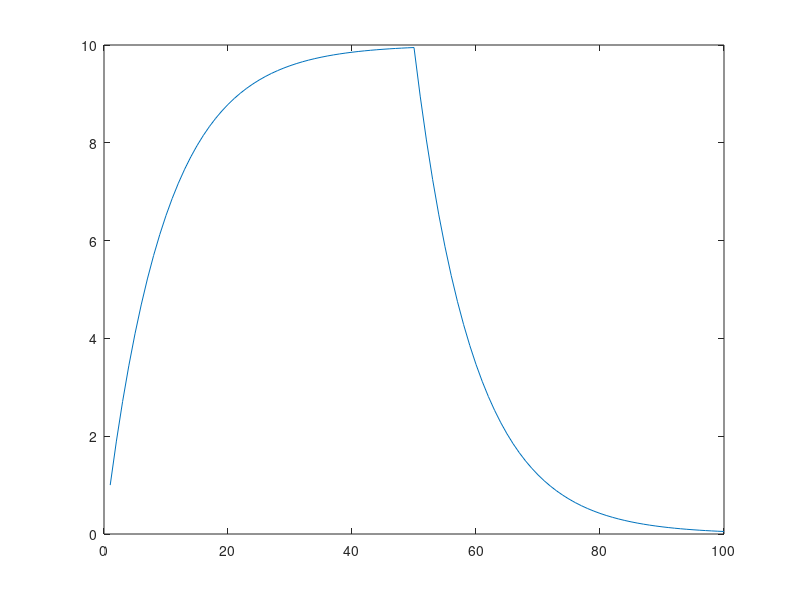

This chart was generated by the following MATLAB code:
% leaky accumulator model, no competition, single unit
% single output unit being driven by a constant input
I = 1; % input (sum(Ai*wij))
leakage = 0.1; % leakage, decay rate, amount output unit leaks
act = 0; %initial starting condition of output unit, not firing at all

time_steps=100;
activity_history=[]; % keep track of activity over time

for tN=1:time_steps
    if tN>50
        I = 0; %extinction
    end
    %change in activity = total input to unit - lambda*current activity to unit
    delta_activity = (I-leakage.*act);
    act=act+delta_activity; % update activity for next loop
    activity_history = [activity_history act]; % save activity for this loop
end

% visualize temporal activation profile
plot(activity_history)